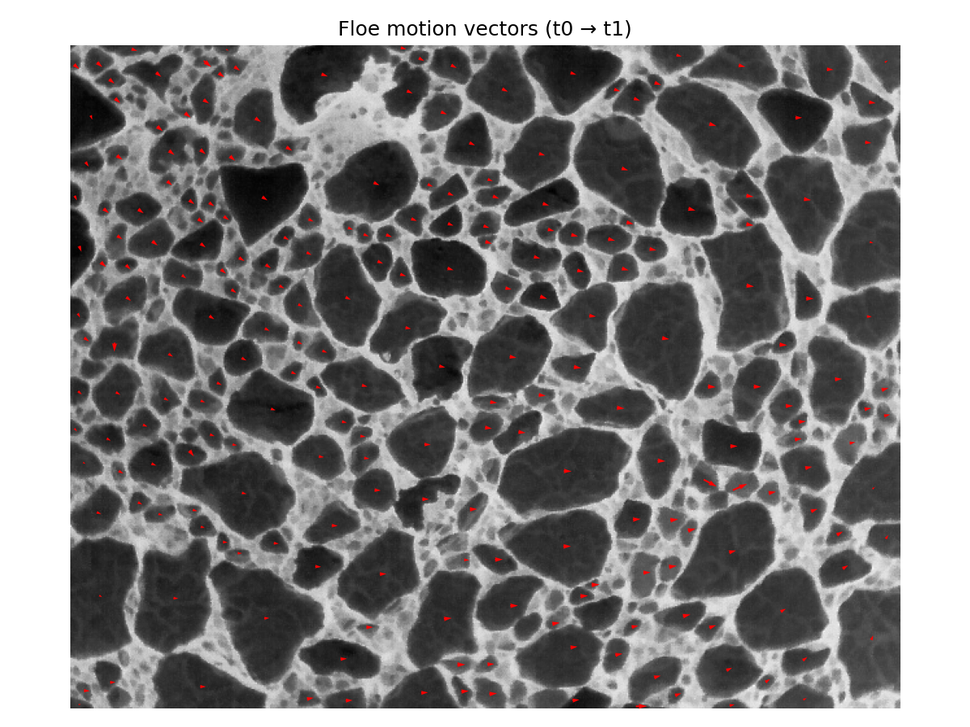
#> input picture floe_motion_vectors.png, 970 x 727 px, shrunk from 1200 x 900 before the run
$ python -i edge_detect.py   (imports and definitions only)   (older library calls are emulated)
#> lines starting #> are read from the running program, lines starting #| are printed output that depends on the picture; after the words box and inside, x2 and y2 are one past the last pixel; in counts of white or black regions, pixels touching at a corner belong together
#> further down, picture is the input picture: shape (727, 970, 3); mean B, G, R 132.9, 132.9, 133.9
#!/usr/bin/env python3
"""
Sea-ice boundary detection (object‑oriented refactor)

Classes:
  - ImageAsset: loads and exposes image representations and metadata
  - OutputManager: manages timestamped output directory, image saves, run_config.txt
  - EdgeSegmentation: Canny & Watershed pipelines + helper ops

Behavior mirrors the original script: fixed input 'sea_ice.jpg',
outputs saved under <output-dir>/results_<YYYYMMDD_HHMMSS>/

Usage examples:
  python sea_ice_oo.py --segmentation canny --threshold-mode edge-local --chroma-weight 0.6
  python sea_ice_oo.py --segmentation watershed --marker-frac 0.35
"""

from __future__ import annotations
import cv2
import numpy as np
from pathlib import Path
import argparse
from dataclasses import dataclass
from datetime import datetime
import platform, sys

# ---------------------- Data classes ----------------------

@dataclass
class AppArgs:
    output_prefix: str = "out"
    output_dir: str = "outputs"
    segmentation: str = "canny"              # {"canny","watershed"}
    threshold_mode: str = "global"           # {"global","edge-local"}
    edge_percentile: float = 85.0
    sigma: float = 0.33
    chroma_weight: float = 0.5
    blur_ksize: int = 5
    close_ksize: int = 5
    dilate_iter: int = 1
    min_area: int = 200
    mask_open: int = 3
    mask_close: int = 5
    marker_frac: float = 0.4

    @staticmethod
    def from_namespace(ns: argparse.Namespace) -> "AppArgs":
        return AppArgs(**vars(ns))


# ---------------------- Image class ----------------------

class ImageAsset:
    """Loads an image once and exposes common representations and metadata."""
    # [10 lines left out: function __init__, not called in this run]

    @property
    def size(self) -> tuple[int, int]:
        return (self.w, self.h)


# ---------------------- Output class ----------------------

class OutputManager:
    """Handles output folder creation, saving artifacts, and writing a run config."""
    # [50 lines left out: functions __init__, save_image, write_config, not called in this run]


# ---------------------- Segmentation & helpers ----------------------

class EdgeSegmentation:
    """Implements color-aware Canny and watershed pipelines and utilities."""

    # ----- Threshold strategies -----
    # [25 lines left out: functions thresholds_global, thresholds_edge_local, not called in this run]

    # ----- Helpers -----
    @staticmethod
    def preprocess_L(L: np.ndarray, blur_ksize: int = 5) -> np.ndarray:
        clahe = cv2.createCLAHE(clipLimit=2.0, tileGridSize=(8, 8))
        Lp = clahe.apply(L)
        if blur_ksize and (blur_ksize % 2 == 1):
            Lp = cv2.GaussianBlur(Lp, (blur_ksize, blur_ksize), 0)
        return Lp

    # [40 lines left out: functions lab_edge_channel, connect_edges, find_and_draw_contours, not called in this run]

    # ----- Watershed pipeline -----
    @staticmethod
    def segment_watershed(img_bgr: np.ndarray, blur_ksize=5, min_area=200,
                           mask_open=3, mask_close=5, marker_frac=0.4):
#> called with blur_ksize = 5, min_area = 200, mask_open = 3, mask_close = 5, marker_frac = 0.4
        lab = cv2.cvtColor(img_bgr, cv2.COLOR_BGR2LAB)
#> lab: shape (727, 970, 3); mean of channels 0, 1, 2 137.5, 128.3, 128.3
        L = lab[:, :, 0]
        Lp = EdgeSegmentation.preprocess_L(L, blur_ksize=blur_ksize)
        _, ice_bin = cv2.threshold(Lp, 0, 255, cv2.THRESH_BINARY + cv2.THRESH_OTSU)
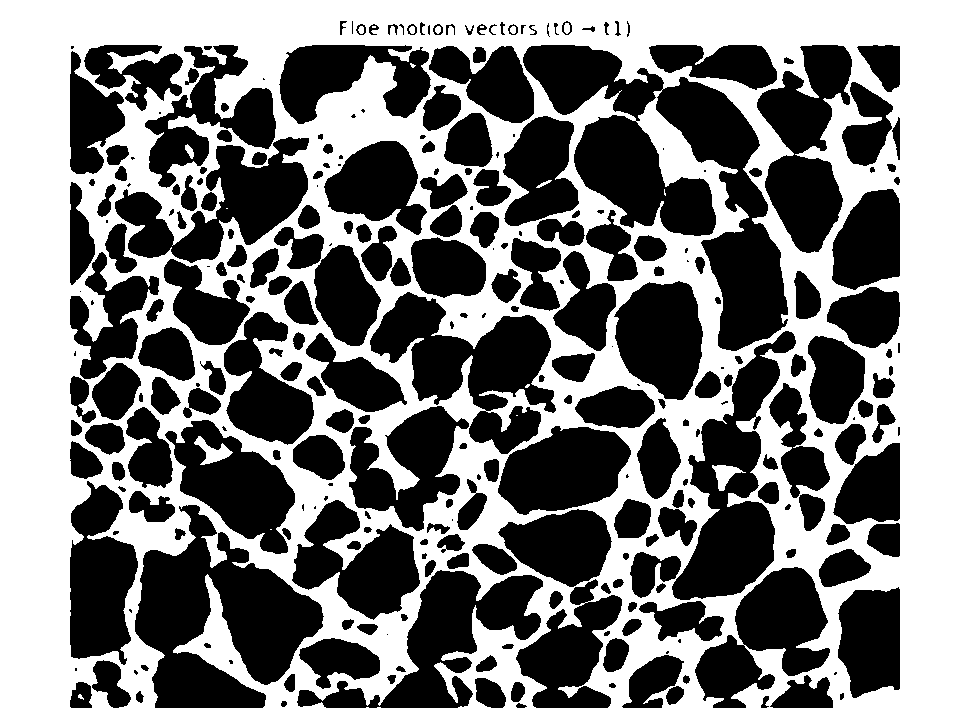
#> ice_bin: shape (727, 970); 49.3% white; 20 white regions (9 under 20 px), largest, box (x1, y1, x2, y2) and area: (0, 0, 970, 727) 346228, (194, 436, 233, 465) 457, (712, 465, 746, 491) 391
        if mask_open > 0:
            k = cv2.getStructuringElement(cv2.MORPH_ELLIPSE, (mask_open, mask_open))
            ice_bin = cv2.morphologyEx(ice_bin, cv2.MORPH_OPEN, k, iterations=1)
#> ice_bin: shape (727, 970); 49.2% white; 22 white regions (7 under 20 px), largest, box (x1, y1, x2, y2) and area: (0, 0, 970, 727) 343699, (438, 355, 483, 425) 1070, (194, 436, 233, 465) 454
        if mask_close > 0:
            k = cv2.getStructuringElement(cv2.MORPH_ELLIPSE, (mask_close, mask_close))
            ice_bin = cv2.morphologyEx(ice_bin, cv2.MORPH_CLOSE, k, iterations=1)
#> ice_bin: shape (727, 970); 49.7% white; 9 white regions (3 under 20 px), largest, box (x1, y1, x2, y2) and area: (0, 0, 970, 727) 349593, (194, 436, 233, 465) 457, (712, 465, 742, 491) 384, (558, 686, 579, 698) 132, (185, 144, 194, 159) 74, (537, 180, 551, 188) 40

        dist = cv2.distanceTransform(ice_bin, cv2.DIST_L2, 5)
        if dist.max() > 0:
            markers_bin = (dist > (marker_frac * dist.max())).astype(np.uint8) * 255
#> markers_bin: shape (727, 970); 8.9% white; 3 white regions, box (x1, y1, x2, y2) and area: (510, 0, 970, 727) 31988, (0, 0, 346, 727) 30505, (402, 0, 454, 15) 549
        else:
            markers_bin = np.zeros_like(ice_bin)

        num_labels, markers = cv2.connectedComponents(markers_bin)
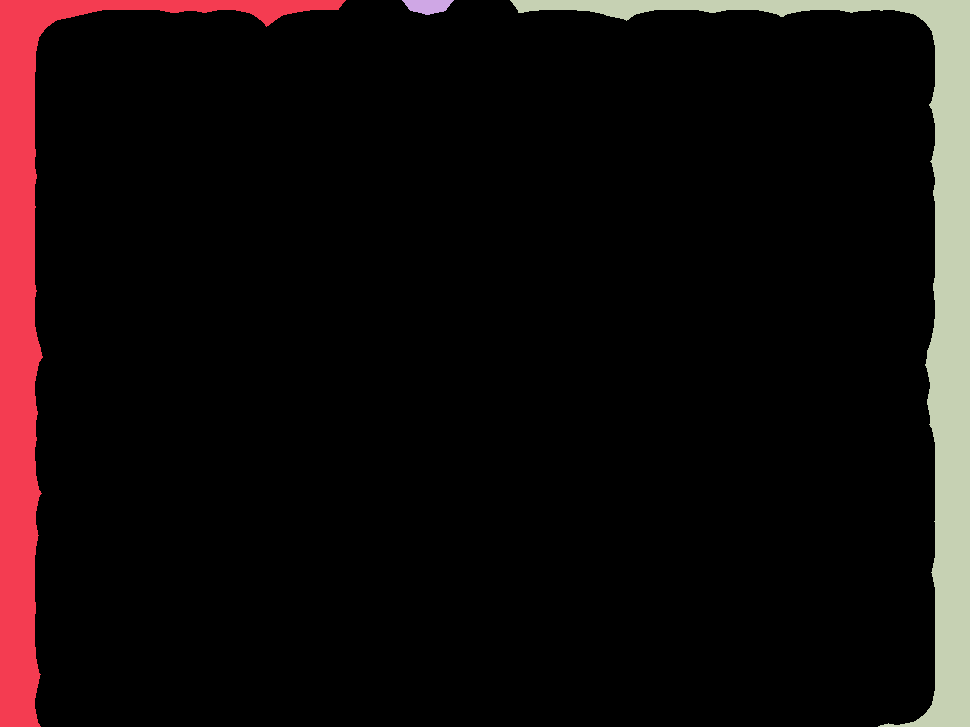
#> markers: shape (727, 970) int32; 4 distinct labels, from 0 to 3; one colour per label, 0 black
#> num_labels = 4
        gx = cv2.Sobel(Lp, cv2.CV_32F, 1, 0, ksize=3)
        gy = cv2.Sobel(Lp, cv2.CV_32F, 0, 1, ksize=3)
        grad = cv2.magnitude(gx, gy)
        grad_u8 = cv2.normalize(grad, None, 0, 255, cv2.NORM_MINMAX).astype(np.uint8)
        grad_u8 = cv2.GaussianBlur(grad_u8, (3, 3), 0)

        markers_ws = markers.copy().astype(np.int32)
        markers_ws[ice_bin == 0] = 0
        grad_rgb = cv2.merge([grad_u8, grad_u8, grad_u8])
#> grad_rgb: shape (727, 970, 3); mean of channels 0, 1, 2 27.6, 27.6, 27.6
        cv2.watershed(grad_rgb, markers_ws)

        labels = markers_ws.copy()
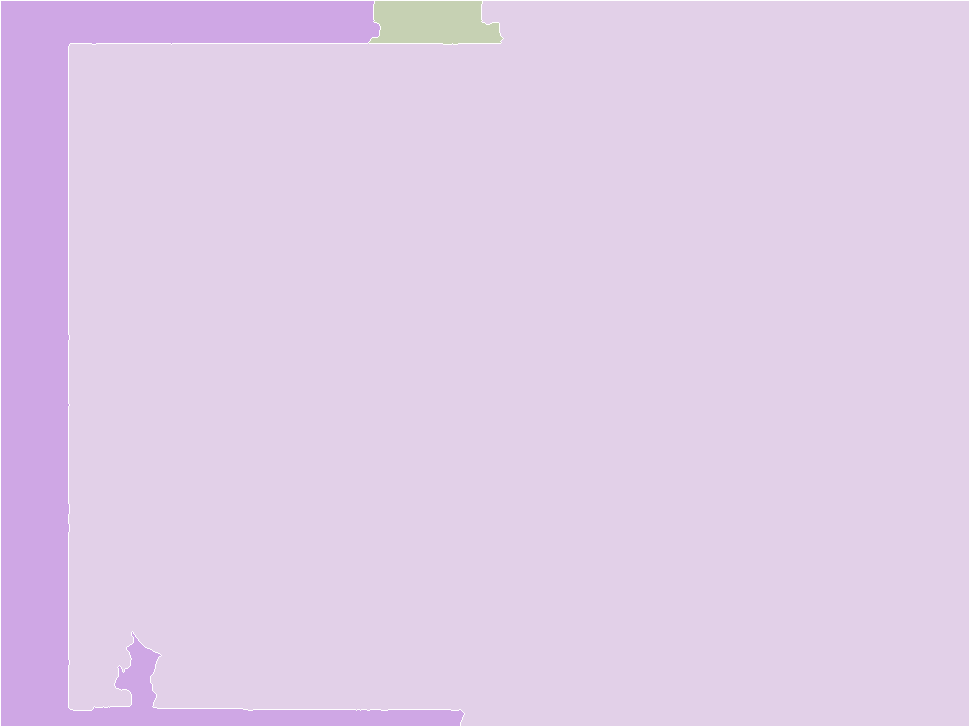
#> labels: shape (727, 970) int32; 4 distinct labels, from -1 to 3; one colour per label, 0 black, -1 white
        labels[labels < 0] = 0
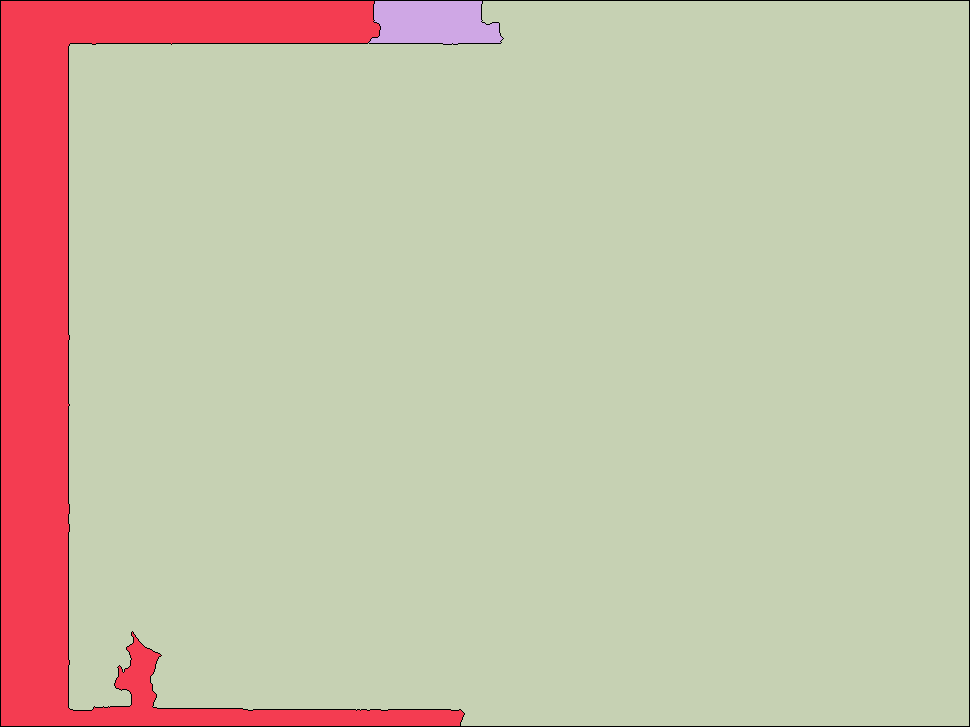
#> labels: shape (727, 970) int32; 4 distinct labels, from 0 to 3; one colour per label, 0 black
        unique = np.unique(labels)
#> unique = [0, 1, 2, 3]
        overlay = img_bgr.copy()
        kept_contours = []
        for lbl in unique:
            if lbl == 0:
                continue
            region = (labels == lbl).astype(np.uint8) * 255
            cnts, _ = cv2.findContours(region, cv2.RETR_EXTERNAL, cv2.CHAIN_APPROX_SIMPLE)
            for c in cnts:
                if cv2.contourArea(c) >= float(min_area):
                    kept_contours.append(c)
#> this loop made 4 passes
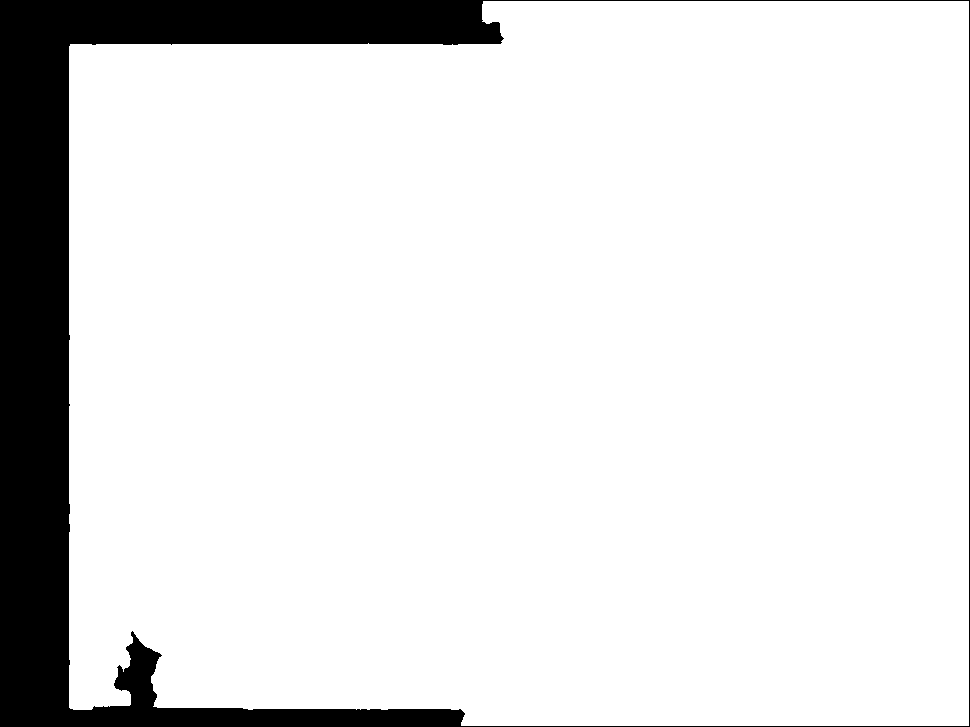
#> region: shape (727, 970); 88.7% white; 1 black region
#> after the loop, kept_contours = 3 contours; box (x1, y1, x2, y2) and area: (69, 1, 969, 726) 623762, (1, 1, 464, 726) 68170, (369, 1, 503, 44) 4630
        cv2.drawContours(overlay, kept_contours, -1, (0, 255, 255), 2, cv2.LINE_AA)
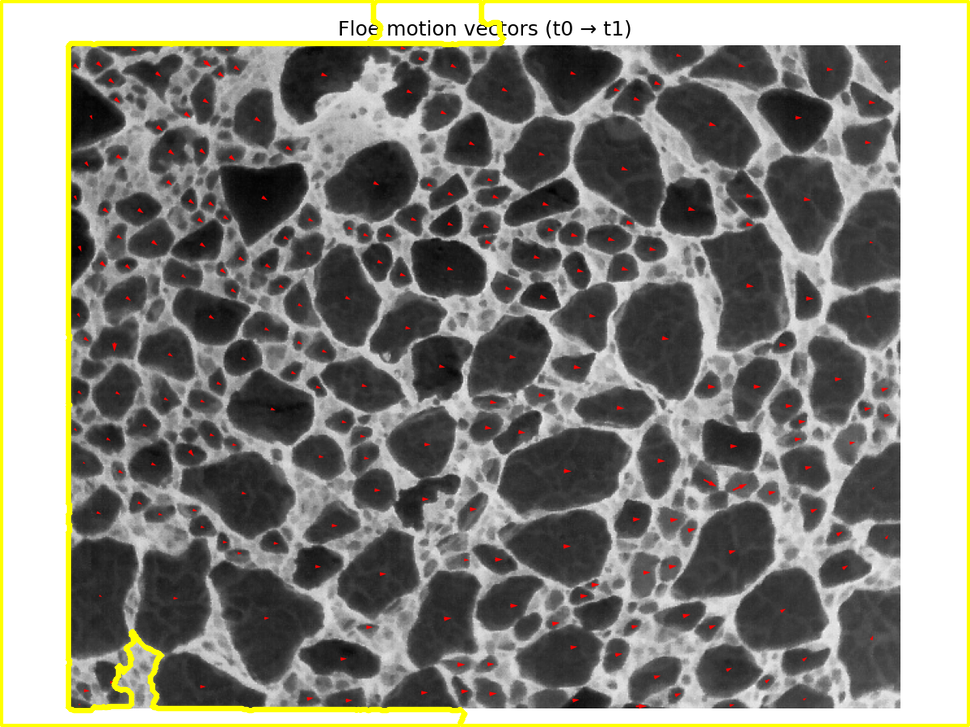
#> overlay: shape (727, 970, 3); 3.68% of pixels changed, all inside (x1, y1, x2, y2) = (0, 0, 970, 727)
        return ice_bin, markers_bin, grad_u8, overlay, kept_contours


# ---------------------- CLI / Orchestration ----------------------

# [108 lines left out: functions build_argparser, main, not called in this run]


# [2 lines not run here, left out]

>>> import cv2
>>> picture = cv2.imread('floe_motion_vectors.png')
>>> result = EdgeSegmentation().segment_watershed(picture)
#> result = 5 items
